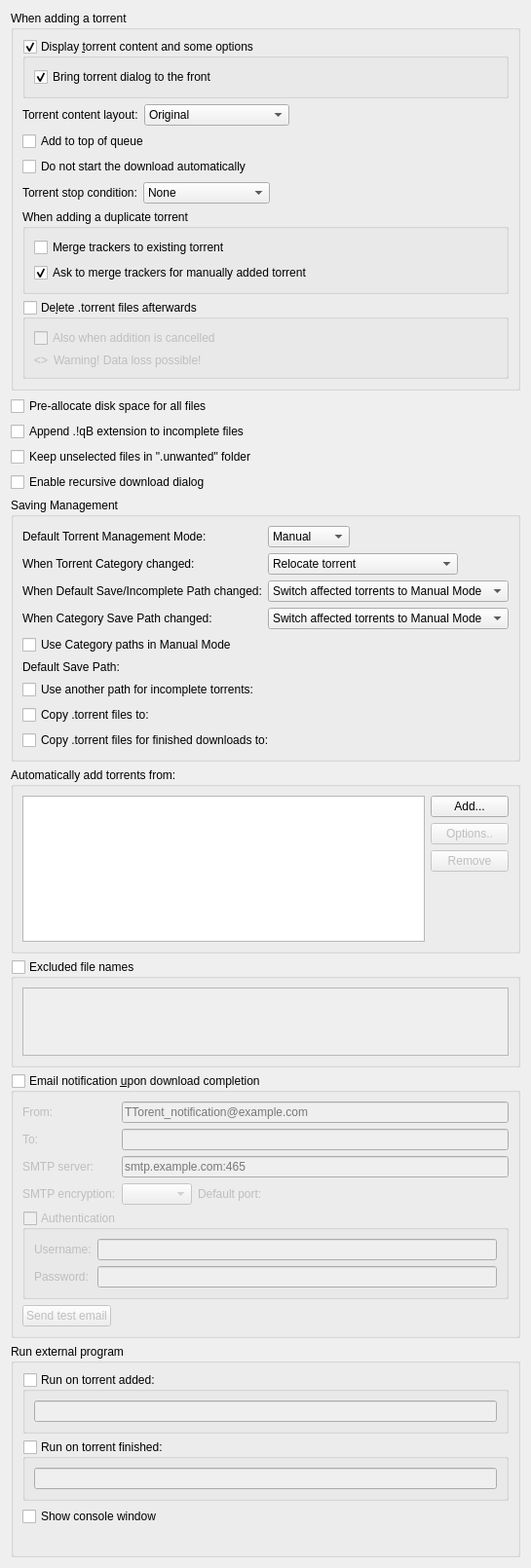
          <widget class="QWidget" name="scrollAreaWidgetContents_2">
           <property name="geometry">
            <rect>
             <x>0</x>
             <y>0</y>
             <width>539</width>
             <height>1457</height>
            </rect>
           </property>
           <layout class="QVBoxLayout" name="verticalLayout">
            <item>
             <widget class="QGroupBox" name="torrentAdditionBox">
              <property name="title">
               <string>When adding a torrent</string>
              </property>
              <layout class="QVBoxLayout" name="torrentAdditionBoxLayout">
               <item>
                <widget class="QGroupBox" name="checkAdditionDialog">
                 <property name="title">
                  <string>Display &amp;torrent content and some options</string>
                 </property>
                 <property name="checkable">
                  <bool>true</bool>
                 </property>
                 <layout class="QVBoxLayout" name="verticalLayout_18">
                  <item>
                   <widget class="QCheckBox" name="checkAdditionDialogFront">
                    <property name="text">
                     <string>Bring torrent dialog to the front</string>
                    </property>
                    <property name="checked">
                     <bool>true</bool>
                    </property>
                   </widget>
                  </item>
                 </layout>
                </widget>
               </item>
               <item>
                <layout class="QHBoxLayout" name="horizontalLayout_19">
                 <item>
                  <widget class="QLabel" name="contentLayoutLabel">
                   <property name="text">
                    <string>Torrent content layout:</string>
                   </property>
                  </widget>
                 </item>
                 <item>
                  <widget class="QComboBox" name="contentLayoutComboBox">
                   <property name="currentIndex">
                    <number>0</number>
                   </property>
                   <item>
                    <property name="text">
                     <string>Original</string>
                    </property>
                   </item>
                   <item>
                    <property name="text">
                     <string>Create subfolder</string>
                    </property>
                   </item>
                   <item>
                    <property name="text">
                     <string>Don't create subfolder</string>
                    </property>
                   </item>
                  </widget>
                 </item>
                 <item>
                  <spacer name="horizontalSpacer_20">
                   <property name="orientation">
                    <enum>Qt::Orientation::Horizontal</enum>
                   </property>
                   <property name="sizeHint" stdset="0">
                    <size>
                     <width>40</width>
                     <height>20</height>
                    </size>
                   </property>
                  </spacer>
                 </item>
                </layout>
               </item>
               <item>
                <widget class="QCheckBox" name="checkAddToQueueTop">
                 <property name="toolTip">
                  <string>The torrent will be added to the top of the download queue</string>
                 </property>
                 <property name="text">
                  <string extracomment="The torrent will be added to the top of the download queue">Add to top of queue</string>
                 </property>
                </widget>
               </item>
               <item>
                <widget class="QCheckBox" name="checkAddStopped">
                 <property name="toolTip">
                  <string>The torrent will be added to download list in a stopped state</string>
                 </property>
                 <property name="text">
                  <string extracomment="The torrent will be added to download list in a stopped state">Do not start the download automatically</string>
                 </property>
                </widget>
               </item>
               <item>
                <layout class="QHBoxLayout" name="stopConditionLayout">
                 <item>
                  <widget class="QLabel" name="stopConditionLabel">
                   <property name="text">
                    <string>Torrent stop condition:</string>
                   </property>
                  </widget>
                 </item>
                 <item>
                  <widget class="QComboBox" name="stopConditionComboBox">
                   <property name="currentIndex">
                    <number>0</number>
                   </property>
                   <item>
                    <property name="text">
                     <string>None</string>
                    </property>
                   </item>
                   <item>
                    <property name="text">
                     <string>Metadata received</string>
                    </property>
                   </item>
                   <item>
                    <property name="text">
                     <string>Files checked</string>
                    </property>
                   </item>
                  </widget>
                 </item>
                 <item>
                  <spacer name="stopConditionSpacer">
                   <property name="orientation">
                    <enum>Qt::Orientation::Horizontal</enum>
                   </property>
                   <property name="sizeHint" stdset="0">
                    <size>
                     <width>40</width>
                     <height>20</height>
                    </size>
                   </property>
                  </spacer>
                 </item>
                </layout>
               </item>
               <item>
                <widget class="QGroupBox" name="duplicateTorrentGroup">
                 <property name="title">
                  <string>When adding a duplicate torrent</string>
                 </property>
                 <layout class="QVBoxLayout" name="duplicateTorrentBoxLayout">
                  <item>
                   <widget class="QCheckBox" name="checkMergeTrackers">
                    <property name="text">
                     <string>Merge trackers to existing torrent</string>
                    </property>
                    <property name="checked">
                     <bool>false</bool>
                    </property>
                   </widget>
                  </item>
                  <item>
                   <widget class="QCheckBox" name="checkConfirmMergeTrackers">
                    <property name="text">
                     <string>Ask to merge trackers for manually added torrent</string>
                    </property>
                    <property name="checked">
                     <bool>true</bool>
                    </property>
                   </widget>
                  </item>
                 </layout>
                </widget>
               </item>
               <item>
                <widget class="QGroupBox" name="deleteTorrentBox">
                 <property name="toolTip">
                  <string>Whether the .torrent file should be deleted after adding it</string>
                 </property>
                 <property name="title">
                  <string>De&amp;lete .torrent files afterwards </string>
                 </property>
                 <property name="checkable">
                  <bool>true</bool>
                 </property>
                 <property name="checked">
                  <bool>false</bool>
                 </property>
                 <layout class="QVBoxLayout" name="deleteTorrentBoxLayout">
                  <item>
                   <widget class="QCheckBox" name="deleteCancelledTorrentBox">
                    <property name="toolTip">
                     <string>Also delete .torrent files whose addition was cancelled</string>
                    </property>
                    <property name="text">
                     <string>Also when addition is cancelled</string>
                    </property>
                   </widget>
                  </item>
                  <item>
                   <layout class="QHBoxLayout" name="deleteTorrentWarningLayout">
                    <item>
                     <widget class="QLabel" name="deleteTorrentWarningIcon">
                      <property name="sizePolicy">
                       <sizepolicy hsizetype="Fixed" vsizetype="Preferred">
                        <horstretch>0</horstretch>
                        <verstretch>0</verstretch>
                       </sizepolicy>
                      </property>
                      <property name="text">
                       <string notr="true">&lt;&gt;</string>
                      </property>
                     </widget>
                    </item>
                    <item>
                     <widget class="QLabel" name="deleteTorrentWarningLabel">
                      <property name="text">
                       <string>Warning! Data loss possible!</string>
                      </property>
                     </widget>
                    </item>
                   </layout>
                  </item>
                 </layout>
                </widget>
               </item>
              </layout>
             </widget>
            </item>
            <item>
             <widget class="QCheckBox" name="checkPreallocateAll">
              <property name="toolTip">
               <string>Allocate full file sizes on disk before starting downloads, to minimize fragmentation. Only useful for HDDs.</string>
              </property>
              <property name="text">
               <string>Pre-allocate disk space for all files</string>
              </property>
             </widget>
            </item>
            <item>
             <widget class="QCheckBox" name="checkAppendqB">
              <property name="text">
               <string>Append .!qB extension to incomplete files</string>
              </property>
             </widget>
            </item>
            <item>
             <widget class="QCheckBox" name="checkUnwantedFolder">
              <property name="text">
               <string>Keep unselected files in &quot;.unwanted&quot; folder</string>
              </property>
             </widget>
            </item>
            <item>
             <widget class="QCheckBox" name="checkRecursiveDownload">
              <property name="toolTip">
               <string>When a torrent is downloaded, offer to add torrents from any .torrent files found inside it</string>
              </property>
              <property name="text">
               <string>Enable recursive download dialog</string>
              </property>
             </widget>
            </item>
            <item>
             <widget class="QGroupBox" name="groupSavingManagement">
              <property name="title">
               <string>Saving Management</string>
              </property>
              <layout class="QVBoxLayout" name="groupSavingManagementLayout">
               <item>
                <layout class="QGridLayout" name="gridLayout_3">
                 <item row="0" column="0">
                  <widget class="QLabel" name="label_40">
                   <property name="text">
                    <string>Default Torrent Management Mode:</string>
                   </property>
                  </widget>
                 </item>
                 <item row="0" column="1">
                  <layout class="QHBoxLayout" name="horizontalLayout_70">
                   <property name="spacing">
                    <number>10</number>
                   </property>
                   <item>
                    <widget class="QComboBox" name="comboSavingMode">
                     <property name="toolTip">
                      <string>Automatic: Various torrent properties (e.g. save path) will be decided by the associated category
Manual: Various torrent properties (e.g. save path) must be assigned manually</string>
                     </property>
                     <item>
                      <property name="text">
                       <string>Manual</string>
                      </property>
                     </item>
                     <item>
                      <property name="text">
                       <string>Automatic</string>
                      </property>
                     </item>
                    </widget>
                   </item>
                   <item>
                    <spacer name="horizontalSpacer_160">
                     <property name="orientation">
                      <enum>Qt::Orientation::Horizontal</enum>
                     </property>
                     <property name="sizeHint" stdset="0">
                      <size>
                       <width>40</width>
                       <height>20</height>
                      </size>
                     </property>
                    </spacer>
                   </item>
                  </layout>
                 </item>
                 <item row="1" column="0">
                  <widget class="QLabel" name="labelTorrentCategoryChanged">
                   <property name="text">
                    <string>When Torrent Category changed:</string>
                   </property>
                  </widget>
                 </item>
                 <item row="1" column="1">
                  <layout class="QHBoxLayout" name="horizontalLayout_14">
                   <item>
                    <widget class="QComboBox" name="comboTorrentCategoryChanged">
                     <item>
                      <property name="text">
                       <string>Relocate torrent</string>
                      </property>
                     </item>
                     <item>
                      <property name="text">
                       <string>Switch torrent to Manual Mode</string>
                      </property>
                     </item>
                    </widget>
                   </item>
                   <item>
                    <spacer name="horizontalSpacer_17">
                     <property name="orientation">
                      <enum>Qt::Orientation::Horizontal</enum>
                     </property>
                     <property name="sizeHint" stdset="0">
                      <size>
                       <width>40</width>
                       <height>20</height>
                      </size>
                     </property>
                    </spacer>
                   </item>
                  </layout>
                 </item>
                 <item row="2" column="0">
                  <widget class="QLabel" name="labelCategoryDefaultPathChanged">
                   <property name="text">
                    <string>When Default Save/Incomplete Path changed:</string>
                   </property>
                  </widget>
                 </item>
                 <item row="2" column="1">
                  <layout class="QHBoxLayout" name="horizontalLayout_15">
                   <item>
                    <widget class="QComboBox" name="comboCategoryDefaultPathChanged">
                     <property name="currentIndex">
                      <number>1</number>
                     </property>
                     <item>
                      <property name="text">
                       <string>Relocate affected torrents</string>
                      </property>
                     </item>
                     <item>
                      <property name="text">
                       <string>Switch affected torrents to Manual Mode</string>
                      </property>
                     </item>
                    </widget>
                   </item>
                   <item>
                    <spacer name="horizontalSpacer_18">
                     <property name="orientation">
                      <enum>Qt::Orientation::Horizontal</enum>
                     </property>
                     <property name="sizeHint" stdset="0">
                      <size>
                       <width>40</width>
                       <height>20</height>
                      </size>
                     </property>
                    </spacer>
                   </item>
                  </layout>
                 </item>
                 <item row="3" column="0">
                  <widget class="QLabel" name="labelCategoryChanged">
                   <property name="text">
                    <string>When Category Save Path changed:</string>
                   </property>
                  </widget>
                 </item>
                 <item row="3" column="1">
                  <layout class="QHBoxLayout" name="horizontalLayout_17">
                   <item>
                    <widget class="QComboBox" name="comboCategoryChanged">
                     <property name="currentIndex">
                      <number>1</number>
                     </property>
                     <item>
                      <property name="text">
                       <string>Relocate affected torrents</string>
                      </property>
                     </item>
                     <item>
                      <property name="text">
                       <string>Switch affected torrents to Manual Mode</string>
                      </property>
                     </item>
                    </widget>
                   </item>
                   <item>
                    <spacer name="horizontalSpacer_19">
                     <property name="orientation">
                      <enum>Qt::Orientation::Horizontal</enum>
                     </property>
                     <property name="sizeHint" stdset="0">
                      <size>
                       <width>40</width>
                       <height>20</height>
                      </size>
                     </property>
                    </spacer>
                   </item>
                  </layout>
                 </item>
                </layout>
               </item>
               <item>
                <widget class="QCheckBox" name="checkUseCategoryPaths">
                 <property name="toolTip">
                  <string>Resolve relative Save Path against appropriate Category path instead of Default one</string>
                 </property>
                 <property name="text">
                  <string>Use Category paths in Manual Mode</string>
                 </property>
                </widget>
               </item>
               <item>
                <layout class="QGridLayout" name="gridLayout_4">
                 <item row="0" column="0">
                  <widget class="QLabel" name="labelSavePath">
                   <property name="text">
                    <string>Default Save Path:</string>
                   </property>
                  </widget>
                 </item>
                 <item row="0" column="1">
                  <widget class="FileSystemPathLineEdit" name="textSavePath" native="true"/>
                 </item>
                 <item row="1" column="0">
                  <widget class="QCheckBox" name="checkUseDownloadPath">
                   <property name="text">
                    <string>Use another path for incomplete torrents:</string>
                   </property>
                  </widget>
                 </item>
                 <item row="1" column="1">
                  <widget class="FileSystemPathLineEdit" name="textDownloadPath" native="true"/>
                 </item>
                 <item row="2" column="0">
                  <widget class="QCheckBox" name="checkExportDir">
                   <property name="text">
                    <string>Copy .torrent files to:</string>
                   </property>
                  </widget>
                 </item>
                 <item row="2" column="1">
                  <widget class="FileSystemPathLineEdit" name="textExportDir" native="true"/>
                 </item>
                 <item row="3" column="0">
                  <widget class="QCheckBox" name="checkExportDirFin">
                   <property name="text">
                    <string>Copy .torrent files for finished downloads to:</string>
                   </property>
                  </widget>
                 </item>
                 <item row="3" column="1">
                  <widget class="FileSystemPathLineEdit" name="textExportDirFin" native="true"/>
                 </item>
                </layout>
               </item>
              </layout>
             </widget>
            </item>
            <item>
             <widget class="QGroupBox" name="groupBox_2">
              <property name="title">
               <string>Automatically add torrents from:</string>
              </property>
              <layout class="QVBoxLayout" name="verticalLayout_38">
               <item>
                <layout class="QHBoxLayout" name="horizontalLayout_16">
                 <item>
                  <widget class="QTreeView" name="scanFoldersView">
                   <property name="sizePolicy">
                    <sizepolicy hsizetype="Expanding" vsizetype="Expanding">
                     <horstretch>0</horstretch>
                     <verstretch>1</verstretch>
                    </sizepolicy>
                   </property>
                   <property name="minimumSize">
                    <size>
                     <width>250</width>
                     <height>150</height>
                    </size>
                   </property>
                   <property name="editTriggers">
                    <set>QAbstractItemView::EditTrigger::AllEditTriggers</set>
                   </property>
                   <property name="selectionMode">
                    <enum>QAbstractItemView::SelectionMode::SingleSelection</enum>
                   </property>
                   <property name="selectionBehavior">
                    <enum>QAbstractItemView::SelectionBehavior::SelectRows</enum>
                   </property>
                   <property name="textElideMode">
                    <enum>Qt::TextElideMode::ElideNone</enum>
                   </property>
                   <property name="rootIsDecorated">
                    <bool>false</bool>
                   </property>
                   <attribute name="headerDefaultSectionSize">
                    <number>80</number>
                   </attribute>
                   <attribute name="headerStretchLastSection">
                    <bool>false</bool>
                   </attribute>
                  </widget>
                 </item>
                 <item>
                  <layout class="QVBoxLayout" name="verticalLayout_37">
                   <item>
                    <widget class="QPushButton" name="addWatchedFolderButton">
                     <property name="text">
                      <string>Add...</string>
                     </property>
                    </widget>
                   </item>
                   <item>
                    <widget class="QPushButton" name="editWatchedFolderButton">
                     <property name="enabled">
                      <bool>false</bool>
                     </property>
                     <property name="text">
                      <string>Options..</string>
                     </property>
                    </widget>
                   </item>
                   <item>
                    <widget class="QPushButton" name="removeWatchedFolderButton">
                     <property name="enabled">
                      <bool>false</bool>
                     </property>
                     <property name="text">
                      <string>Remove</string>
                     </property>
                    </widget>
                   </item>
                   <item>
                    <spacer name="verticalSpacer_6">
                     <property name="orientation">
                      <enum>Qt::Orientation::Vertical</enum>
                     </property>
                     <property name="sizeHint" stdset="0">
                      <size>
                       <width>20</width>
                       <height>40</height>
                      </size>
                     </property>
                    </spacer>
                   </item>
                  </layout>
                 </item>
                </layout>
               </item>
              </layout>
             </widget>
            </item>
            <item>
             <widget class="QGroupBox" name="groupExcludedFileNames">
              <property name="title">
               <string>Excluded file names</string>
              </property>
              <property name="checkable">
               <bool>true</bool>
              </property>
              <property name="checked">
               <bool>false</bool>
              </property>
              <layout class="QVBoxLayout" name="verticalLayout_311">
               <item>
                <widget class="QPlainTextEdit" name="textExcludedFileNames">
                 <property name="toolTip">
                  <string>Blacklist filtered file names from being downloaded from torrent(s).
Files matching any of the filters in this list will have their priority automatically set to &quot;Do not download&quot;.

Use newlines to separate multiple entries. Can use wildcards as outlined below.
*: matches zero or more of any characters.
?: matches any single character.
[...]: sets of characters can be represented in square brackets.

Examples
*.exe: filter '.exe' file extension.
readme.txt: filter exact file name.
?.txt: filter 'a.txt', 'b.txt' but not 'aa.txt'.
readme[0-9].txt: filter 'readme1.txt', 'readme2.txt' but not 'readme10.txt'.</string>
                 </property>
                 <property name="tabChangesFocus">
                  <bool>true</bool>
                 </property>
                 <property name="lineWrapMode">
                  <enum>QPlainTextEdit::LineWrapMode::NoWrap</enum>
                 </property>
                </widget>
               </item>
              </layout>
             </widget>
            </item>
            <item>
             <widget class="QGroupBox" name="groupMailNotification">
              <property name="title">
               <string>Email notification &amp;upon download completion</string>
              </property>
              <property name="checkable">
               <bool>true</bool>
              </property>
              <property name="checked">
               <bool>false</bool>
              </property>
              <layout class="QVBoxLayout" name="verticalLayout_171">
               <item>
                <layout class="QGridLayout" name="gridLayout_9">
                 <item row="0" column="0">
                  <widget class="QLabel" name="label_25">
                   <property name="toolTip">
                    <string>Sender</string>
                   </property>
                   <property name="text">
                    <string comment="From sender">From:</string>
                   </property>
                  </widget>
                 </item>
                 <item row="0" column="1">
                  <widget class="QLineEdit" name="senderEmailTxt">
                   <property name="placeholderText">
                    <string notr="true">TTorent_notification@example.com</string>
                   </property>
                  </widget>
                 </item>
                 <item row="1" column="0">
                  <widget class="QLabel" name="label_2">
                   <property name="toolTip">
                    <string>Receiver</string>
                   </property>
                   <property name="text">
                    <string comment="To receiver">To:</string>
                   </property>
                  </widget>
                 </item>
                 <item row="1" column="1">
                  <widget class="QLineEdit" name="lineEditDestEmail"/>
                 </item>
                 <item row="2" column="0">
                  <widget class="QLabel" name="label_3">
                   <property name="text">
                    <string>SMTP server:</string>
                   </property>
                  </widget>
                 </item>
                 <item row="2" column="1">
                  <widget class="QLineEdit" name="lineEditSMTPServer">
                   <property name="placeholderText">
                    <string notr="true">smtp.example.com:465</string>
                   </property>
                  </widget>
                 </item>
                 <item row="3" column="0">
                  <widget class="QLabel" name="labelSMTPEncryption">
                   <property name="text">
                    <string>SMTP encryption:</string>
                   </property>
                  </widget>
                 </item>
                 <item row="3" column="1">
                  <layout class="QHBoxLayout" name="layoutSMTPEncryption">
                   <item>
                    <widget class="QComboBox" name="comboSMTPEncryption"/>
                   </item>
                   <item>
                    <widget class="QLabel" name="labelSMTPEncryptionPortInfo">
                     <property name="text">
                      <string>Default port: </string>
                     </property>
                    </widget>
                   </item>
                   <item>
                    <spacer name="horizontalSMTPEncryptionSpacer">
                     <property name="orientation">
                      <enum>Qt::Orientation::Horizontal</enum>
                     </property>
                     <property name="sizeHint" stdset="0">
                      <size>
                       <width>20</width>
                       <height>20</height>
                      </size>
                     </property>
                    </spacer>
                   </item>
                  </layout>
                 </item>
                </layout>
               </item>
               <item>
                <widget class="QGroupBox" name="groupMailNotifAuth">
                 <property name="title">
                  <string>Authentication</string>
                 </property>
                 <property name="checkable">
                  <bool>true</bool>
                 </property>
                 <property name="checked">
                  <bool>false</bool>
                 </property>
                 <layout class="QFormLayout" name="formLayout_2">
                  <item row="0" column="0">
                   <widget class="QLabel" name="label_7">
                    <property name="text">
                     <string>Username:</string>
                    </property>
                   </widget>
                  </item>
                  <item row="0" column="1">
                   <widget class="QLineEdit" name="mailNotifUsername"/>
                  </item>
                  <item row="1" column="0">
                   <widget class="QLabel" name="label_8">
                    <property name="text">
                     <string>Password:</string>
                    </property>
                   </widget>
                  </item>
                  <item row="1" column="1">
                   <widget class="QLineEdit" name="mailNotifPassword">
                    <property name="echoMode">
                     <enum>QLineEdit::EchoMode::Password</enum>
                    </property>
                   </widget>
                  </item>
                 </layout>
                </widget>
               </item>
               <item>
                <widget class="QPushButton" name="sendTestEmail">
                 <property name="sizePolicy">
                  <sizepolicy hsizetype="Fixed" vsizetype="Fixed">
                   <horstretch>0</horstretch>
                   <verstretch>0</verstretch>
                  </sizepolicy>
                 </property>
                 <property name="text">
                  <string>Send test email</string>
                 </property>
                </widget>
               </item>
              </layout>
             </widget>
            </item>
            <item>
             <widget class="QGroupBox" name="autoRunBox">
              <property name="title">
               <string>Run external program</string>
              </property>
              <layout class="QVBoxLayout" name="verticalLayout_19">
               <item>
                <widget class="QGroupBox" name="groupBoxRunOnAdded">
                 <property name="title">
                  <string>Run on torrent added:</string>
                 </property>
                 <property name="checkable">
                  <bool>true</bool>
                 </property>
                 <property name="checked">
                  <bool>false</bool>
                 </property>
                 <layout class="QVBoxLayout" name="verticalLayout_39">
                  <item>
                   <widget class="QLineEdit" name="lineEditRunOnAdded"/>
                  </item>
                 </layout>
                </widget>
               </item>
               <item>
                <widget class="QGroupBox" name="groupBoxRunOnFinished">
                 <property name="title">
                  <string>Run on torrent finished:</string>
                 </property>
                 <property name="checkable">
                  <bool>true</bool>
                 </property>
                 <property name="checked">
                  <bool>false</bool>
                 </property>
                 <layout class="QVBoxLayout" name="verticalLayout_36">
                  <item>
                   <widget class="QLineEdit" name="lineEditRunOnFinished"/>
                  </item>
                 </layout>
                </widget>
               </item>
               <item>
                <widget class="QCheckBox" name="autoRunConsole">
                 <property name="text">
                  <string>Show console window</string>
                 </property>
                </widget>
               </item>
               <item>
                <widget class="QLabel" name="labelAutoRunParam">
                 <property name="wordWrap">
                  <bool>true</bool>
                 </property>
                </widget>
               </item>
              </layout>
             </widget>
            </item>
           </layout>
          </widget>
